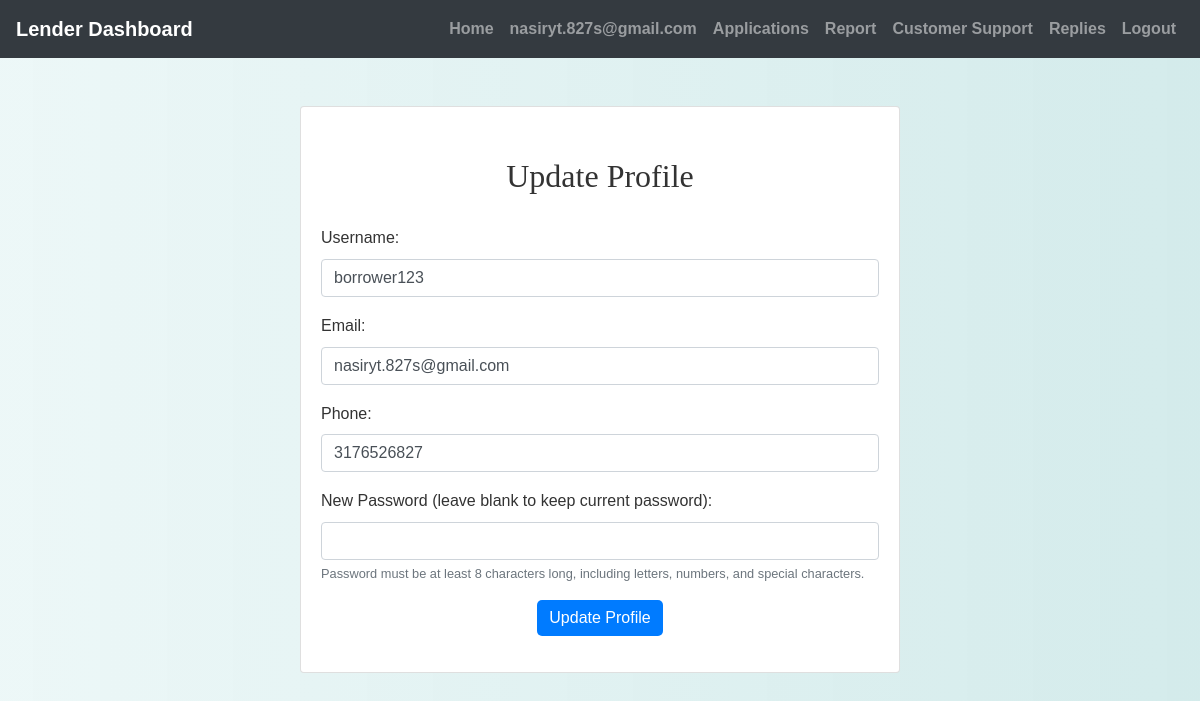
/lender/update_profile.php (signed in), run on the app's committed database.
### tables this page shows
CREATE TABLE `users` (
  `id` int(11) NOT NULL,
  `username` varchar(50) NOT NULL,
  `password` varchar(255) NOT NULL,
  `email` varchar(100) NOT NULL,
  `phone` varchar(20) NOT NULL,
  `reset_token` varchar(255) DEFAULT NULL,
  `usertype` enum('borrower','lender') NOT NULL DEFAULT 'borrower',
  `status` varchar(20) DEFAULT 'pending'
);

### lender/update_profile.php (the view, shortened to what this page needs)
<?php
include 'config.php';
$user_id = $_SESSION["id"];
$query = "SELECT * FROM users WHERE id = ?";
if ($stmt = mysqli_prepare($conn, $query)) {
    mysqli_stmt_bind_param($stmt, "i", $user_id);
    mysqli_stmt_execute($stmt);
    $result = mysqli_stmt_get_result($stmt);
    $row = mysqli_fetch_assoc($result);
}
?>
<!DOCTYPE html>
<html>
<head>
    <link rel="stylesheet" href="https://maxcdn.bootstrapcdn.com/bootstrap/4.5.2/css/bootstrap.min.css">
    <link rel="stylesheet" href="../css/style.css">
</head>
<body>
    <?php include('navbar.php'); ?>
    <div class="container mt-5 mb-5">
    <div class="card mx-auto" style="max-width: 600px;">
    <div class="card-body">
        <div class="form-container">
            <h2>Update Profile</h2>
            <form action="" method="POST">
                <div class="form-group">
                    <label for="username">Username:</label>
                    <input type="text" class="form-control" id="username" name="username" value="<?php echo htmlspecialchars($row['username']); ?>" required>
                </div>
                <div class="form-group">
                    <label for="email">Email:</label>
                    <input type="email" class="form-control" id="email" name="email" value="<?php echo htmlspecialchars($row['email']); ?>" required>
                </div>
                <div class="form-group">
                    <label for="phone">Phone:</label>
                    <input type="text" class="form-control" id="phone" name="phone" value="<?php echo htmlspecialchars($row['phone']); ?>" required>
                </div>
                <div class="form-group">
                    <label for="password">New Password (leave blank to keep current password):</label>
                    <input type="password" class="form-control" id="password" name="password">
                    <small class="form-text text-muted">Password must be at least 8 characters long, including letters, numbers, and special characters.</small>
                </div>
                <div class="form-group text-center">
                    <button type="submit" class="btn btn-primary">Update Profile</button>
                </div>
            </form>
        </div>
    </div>
    </div>
    </div>
</body>
</html>

### css/style.css (style rules this page uses)
body { background: linear-gradient(90deg, rgba(233, 246, 246, 0.831), rgba(207, 233, 233, 0.9)); font-family: 'Arial', sans-serif; color: #333; line-height: 1.6; }
h1, h2, h3, h4 { text-align: center; margin-top: 30px; margin-bottom: 30px; font-family: 'Georgia', serif; }
.container { margin-bottom: 40px; }
.btn-primary { color: #fff; border: none; border-radius: 5px; cursor: pointer; transition: background-color 0.3s ease; }

### data on the page
users: username "borrower123", email "nasiryt.827s@gmail.com", phone "3176526827"

### other printed values
$_SESSION["email"] "nasiryt.827s@gmail.com"
